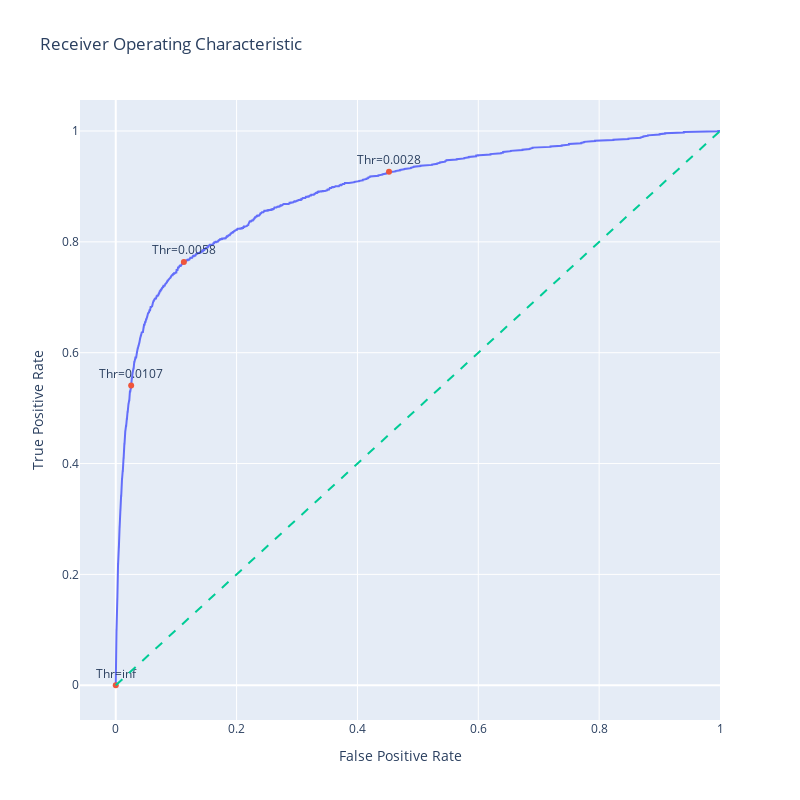

Here is the notebook cell this chart was saved with:
### Code cell
import plotly.graph_objects as go
# Generate a trace for ROC curve
trace0 = go.Scatter(
    x=fpr,
    y=tpr,
    mode='lines',
    name='ROC curve'
)

# Only label every nth point to avoid cluttering
n = 500  
indices = np.arange(len(thresholds)) % n == 0  # Choose indices where index mod n is 0

trace1 = go.Scatter(
    x=fpr[indices], 
    y=tpr[indices], 
    mode='markers+text', 
    name='Threshold points', 
    text=[f"Thr={thr:.4f}" for thr in thresholds[indices]], 
    textposition='top center'
)


# Diagonal line
trace2 = go.Scatter(
    x=[0, 1], 
    y=[0, 1], 
    mode='lines', 
    name='Random (Area = 0.5)', 
    line=dict(dash='dash')
)

data = [trace0, trace1, trace2]

# Define layout with square aspect ratio
layout = go.Layout(
    title='Receiver Operating Characteristic',
    xaxis=dict(title='False Positive Rate'),
    yaxis=dict(title='True Positive Rate'),
    autosize=False,
    width=800,
    height=800,
    showlegend=False
)

# Define figure and add data
fig = go.Figure(data=data, layout=layout)

# Show figure
fig.show()

### Figure 1 — Plotly figure (JSON) as saved in the notebook; plotly's stock layout.template omitted (floating-point values rounded to 4 significant figures; data arrays with more than 128 entries replaced by an {"elided": "..."} marker saying what was removed)
{"data": [{"mode": "lines", "name": "ROC curve", "type": "scatter", "x": {"elided": "1823 float values"}, "y": {"elided": "1823 float values"}}, {"mode": "markers+text", "name": "Threshold points", "text": ["Thr=inf", "Thr=0.0107", "Thr=0.0058", "Thr=0.0028"], "textposition": "top center", "type": "scatter", "x": [0, 0.02552, 0.1128, 0.4523], "y": [0, 0.541, 0.7637, 0.9264]}, {"line": {"dash": "dash"}, "mode": "lines", "name": "Random (Area = 0.5)", "type": "scatter", "x": [0, 1], "y": [0, 1]}], "layout": {"autosize": false, "height": 800, "showlegend": false, "title": {"text": "Receiver Operating Characteristic"}, "width": 800, "xaxis": {"autorange": true, "range": [-0.05916, 1], "title": {"text": "False Positive Rate"}, "type": "linear"}, "yaxis": {"autorange": true, "range": [-0.0627, 1.056], "title": {"text": "True Positive Rate"}, "type": "linear"}}}
